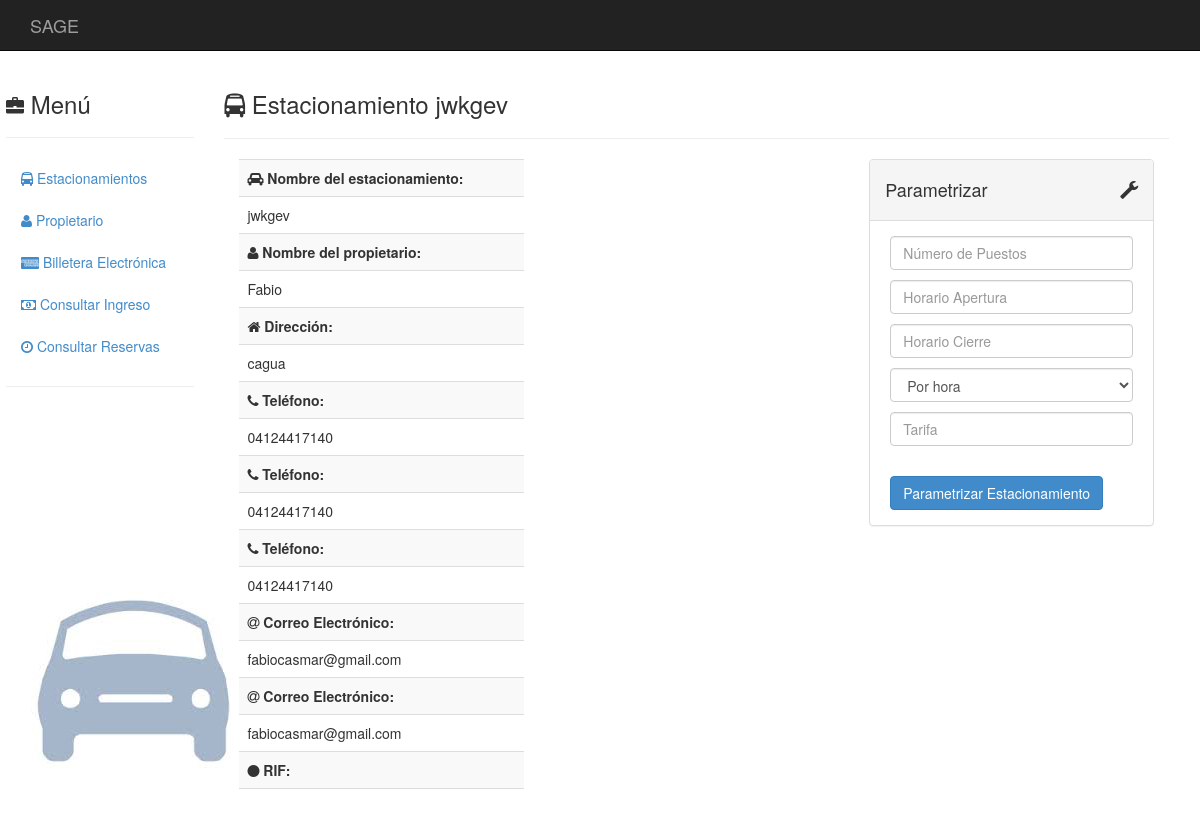
The page /estacionamientos/1/ on the database as committed earlier.
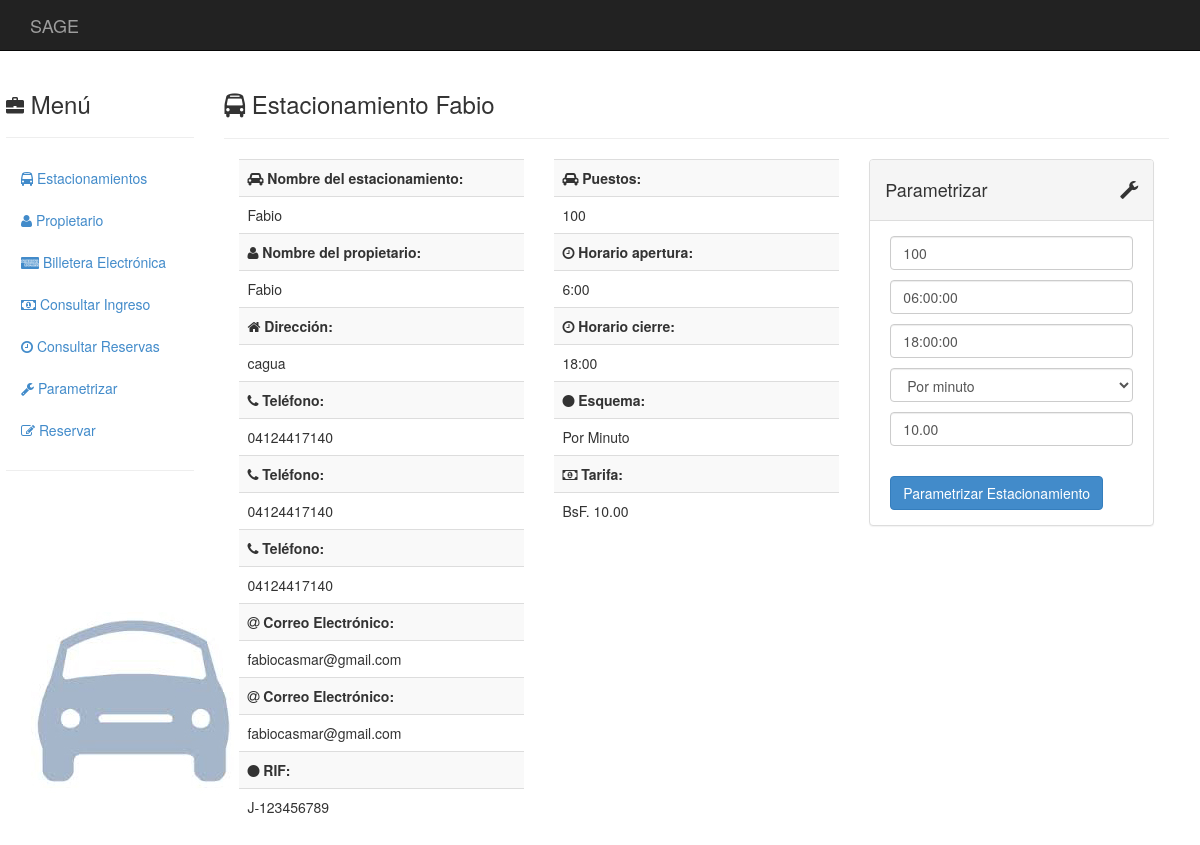
The same page on the database as committed later.
### estacionamientos/models.py (models this page shows, shortened)
class Estacionamiento(models.Model):
	propietario = models.ForeignKey(Propietario)
	nombre      = models.CharField(max_length = 50)
	direccion   = models.TextField(max_length = 120)
	telefono1   = models.CharField(blank = True, null = True, max_length = 30)
	telefono2   = models.CharField(blank = True, null = True, max_length = 30)
	telefono3   = models.CharField(blank = True, null = True, max_length = 30)
	email1      = models.EmailField(blank = True, null = True)
	email2      = models.EmailField(blank = True, null = True)
	rif         = models.CharField(max_length = 12)
	content_type = models.ForeignKey(ContentType, null = True)
	object_id    = models.PositiveIntegerField(null = True)
	tarifa       = GenericForeignKey()
	apertura     = models.TimeField(blank = True, null = True)
	cierre       = models.TimeField(blank = True, null = True)
	capacidad    = models.IntegerField(blank = True, null = True)

class Propietario(models.Model):
	nombre       = models.CharField(max_length = 50, null = False)
	apellido     = models.CharField(max_length = 50, blank = True, null = True)
	cedula       = models.CharField(max_length = 10, null = False)
	telefono     = models.CharField(blank = True, null = True, max_length = 30)
	email        = models.EmailField(blank = True, null = True)

class EsquemaTarifario(models.Model):
	tarifa         = models.DecimalField(max_digits=20, decimal_places=2)
	tarifa2        = models.DecimalField(blank = True, null = True, max_digits=10, decimal_places=2)
	inicioEspecial = models.TimeField(blank = True, null = True)
	finEspecial    = models.TimeField(blank = True, null = True)
	class Meta:
		abstract = True

class TarifaMinuto(EsquemaTarifario):
	def tipo(self):
		return("Por Minuto")

### estacionamientos/views.py (the view, shortened to what this page needs)
# urls.py: url(r'^(?P<_id>\d+)/$', views.estacionamiento_detail, name = 'estacionamiento_detail'),
def estacionamiento_detail(request, _id):
    _id = int(_id)
    try:
        estacionamiento = Estacionamiento.objects.get(id = _id)
    except ObjectDoesNotExist:
        raise Http404
    if request.method == 'GET':
        if estacionamiento.tarifa:
            form_data = {
                'horarioin' : estacionamiento.apertura,
                'horarioout' : estacionamiento.cierre,
                'tarifa' : estacionamiento.tarifa.tarifa,
                'tarifa2' : estacionamiento.tarifa.tarifa2,
                'inicioTarifa2' : estacionamiento.tarifa.inicioEspecial,
                'finTarifa2' : estacionamiento.tarifa.finEspecial,
                'puestos' : estacionamiento.capacidad,
                'esquema' : estacionamiento.tarifa.__class__.__name__
            }
            form = EstacionamientoExtendedForm(data = form_data)
        else:
            form = EstacionamientoExtendedForm()
    return render(
        request,
        'detalle-estacionamiento.html',
        { 'form': form
        , 'estacionamiento': estacionamiento
        }
    )

### templates/detalle-estacionamiento.html (shortened to what this page needs)
{% extends "base.html" %}
{% block innerContents%}
  <div class="col-sm-10">
    <h3><i class="fa fa-bus"></i>
      Estacionamiento {{estacionamiento.nombre}}
    </h3>
    <hr>
    <div class="col-md-4">
      {% include "datos.html" %}
    </div>
    <div class="col-md-4">
      {% include "parametros.html" %}
    </div>
    <div class="col-md-4">
      {% include "parametrizar-form.html" %}
    </div>
  </div>
{% endblock %}

### templates/datos.html (shortened to what this page needs)
<table class="table table-striped">
  <tbody>
    <tr><td><b><i class="fa fa-car"></i>
      Nombre del estacionamiento:
    </b></td></tr>
    <tr><td>
      {{estacionamiento.nombre}}
    </td></tr>
    <tr><td><b><i class="fa fa-user"></i>
      Nombre del propietario:
    </b></td></tr>
    <tr><td>
      {{estacionamiento.propietario.nombre}}
    </td></tr>
    <tr><td><b><i class="fa fa-home"></i>
      Dirección:
    </b></td></tr>
    <tr><td>
      {{estacionamiento.direccion}}
    </td></tr>
    {% if estacionamiento.telefono1 %}
      <tr><td><b><i class="fa fa-phone"></i>
        Teléfono:
      </b></td></tr>
      <tr><td>
        {{estacionamiento.telefono1}}
      </td></tr>
    {% endif %}
    {% if estacionamiento.telefono2 %}
      <tr><td><b><i class="fa fa-phone"></i>
        Teléfono:
      </b></td></tr>
      <tr><td>
        {{estacionamiento.telefono2}}
      </td></tr>
    {% endif %}
     {% if estacionamiento.telefono3 %}
      <tr><td><b><i class="fa fa-phone"></i>
        Teléfono:
      </b></td></tr>
      <tr><td>
        {{estacionamiento.telefono3}}
      </td></tr>
    {% endif %}
    {% if estacionamiento.email1 %}
      <tr><td><b><i class="fa fa-at"></i>
        Correo Electrónico:
      </b></td></tr>
      <tr><td>
        {{estacionamiento.email1}}
      </td></tr>
    {% endif %}
    {% if estacionamiento.email2 %}
      <tr><td><b><i class="fa fa-at"></i>
        Correo Electrónico:
      </b></td></tr>
      <tr><td>
        {{estacionamiento.email2}}
      </td></tr>
    {% endif %}
    <tr><td><b><i class="fa fa-circle"></i>
      RIF:
    </b></td></tr>
    <tr><td>
      {{estacionamiento.rif}}
    </td></tr>
  </tbody>
</table>

### templates/parametros.html (shortened to what this page needs)
{% load humanize %}
<table class="table table-striped">
  <tbody>
    {% if estacionamiento.capacidad %}
      <tr><td><b><i class="fa fa-car"></i> Puestos:</b></td></tr>
      <tr><td>{{estacionamiento.capacidad}}</td></tr>
      <tr><td><b><i class="fa fa-clock-o"></i> Horario apertura:</b></td></tr>
      <tr><td>{{estacionamiento.apertura}}</td></tr>
      <tr><td><b><i class="fa fa-clock-o"></i> Horario cierre:</b></td></tr>
      <tr><td>{{estacionamiento.cierre}}</td></tr>
    {% endif %}
    {% if estacionamiento.tarifa %}
      <tr><td><b><i class="fa fa-circle"></i></i> Esquema:</b></td></tr>
      <tr><td>{{estacionamiento.tarifa.tipo}} </td></tr>
    {% endif %}
    {% if estacionamiento.tarifa.tipo == "Tarifa diferenciada para fines de semana" %}
      <tr><td><b><i class="fa fa-money"></i></i> Tarifa regular:</b></td></tr>
      <tr><td>BsF. {{estacionamiento.tarifa}}</td></tr>
      <tr><td><b><i class="fa fa-money"></i></i> Tarifa fin de semana:</b></td></tr>
      <tr><td>BsF. {{estacionamiento.tarifa.tarifa2}}</td></tr>
    {% elif estacionamiento.capacidad %}
      <tr><td><b><i class="fa fa-money"></i></i> Tarifa:</b></td></tr>
      <tr><td>BsF. {{estacionamiento.tarifa.tarifa|floatformat:2|intcomma}}</td></tr>
    {% endif %}
  </tbody>
</table>

Rows that differ between the two databases and show on the page:
changed Estacionamiento "Fabio": nombre "jwkgev" → "Fabio"; rif (not shown) → "J-123456789"; capacidad (not shown) → "100"; apertura (not shown) → "6:00"; cierre (not shown) → "18:00"; content_type_id empty → 17 (drawn); tarifa.tipo (not shown) → "Por Minuto"; tarifa.tarifa (not shown) → "10.00"
Other text that changed with them:
form field puestos: (not shown) → "100"
form field horarioin: (not shown) → "06:00:00"
form field horarioout: (not shown) → "18:00:00"
form field esquema: "Por hora" → "Por minuto"
form field tarifa: (not shown) → "10.00"
text now shown: "Parametrizar Reservar Puestos: Horario apertura: Horario cierre: Esquema: Tarifa: BsF."
